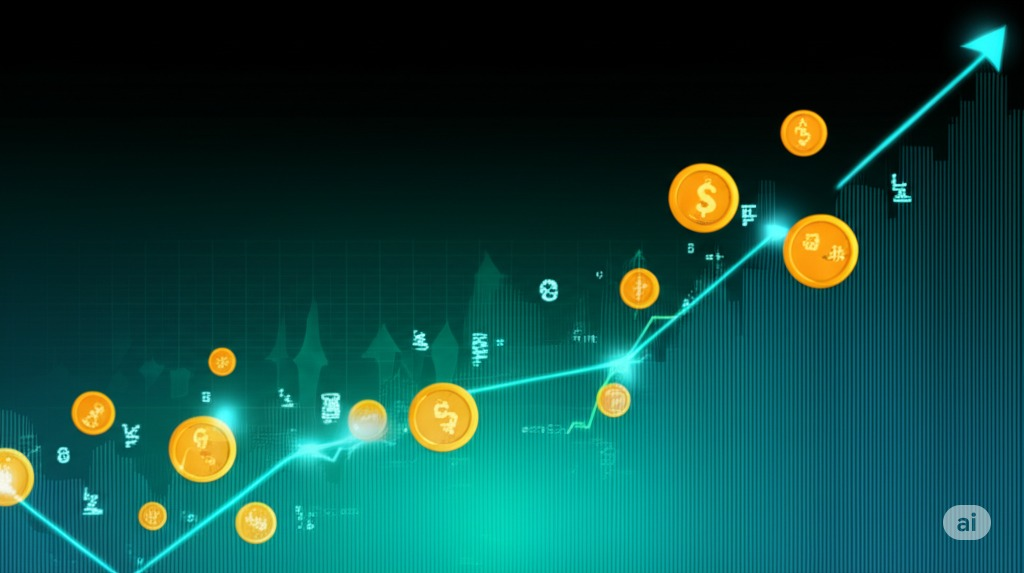
#> input picture jinx/Generated Image July 04, 2025 - 4_45AM.jpeg, 1024 x 573 px
$ python -i detector.py   (imports and definitions only)
#> lines starting #> are read from the running program, lines starting #| are printed output that depends on the picture; after the words box and inside, x2 and y2 are one past the last pixel; in counts of white or black regions, pixels touching at a corner belong together
#> further down, picture is the input picture: shape (573, 1024, 3); mean B, G, R 64.7, 71.6, 16.2
"""Detector abstractions used by CLI and web inference paths."""

from __future__ import annotations

from typing import Any

import cv2
import numpy as np


class Detector:
    """Small wrapper around YOLO with a safe fallback stub mode."""

    def __init__(self, model_path: str | None = None, conf: float = 0.25) -> None:
        self.model_path = model_path
        self.conf = conf
        self._model = None
        self._labels: dict[int, str] = {}
        self.using_stub = True

        if model_path:
            try:
                from ultralytics import YOLO

                self._model = YOLO(model_path)
                self._labels = getattr(self._model, "names", {}) or {}
                self.using_stub = False
            except Exception:
                # Keep startup resilient when model/runtime is unavailable.
                self._model = None
                self._labels = {}
                self.using_stub = True

    def detect(self, frame: np.ndarray) -> list[dict[str, Any]]:
        """Run detection and return normalized detection dictionaries."""
        if frame is None or frame.size == 0:
            return []

        if self._model is None:
            return self._stub_detect(frame)

        try:
            results = self._model(frame, verbose=False, conf=self.conf)
        except Exception:
            return self._stub_detect(frame)

        detections: list[dict[str, Any]] = []
        for result in results:
            boxes = getattr(result, "boxes", None)
            if boxes is None:
                continue
            xyxy = (
                boxes.xyxy.cpu().numpy() if boxes.xyxy is not None else np.empty((0, 4))
            )
            confs = (
                boxes.conf.cpu().numpy() if boxes.conf is not None else np.empty((0,))
            )
            classes = (
                boxes.cls.cpu().numpy() if boxes.cls is not None else np.empty((0,))
            )

            for i, box in enumerate(xyxy):
                cls_id = int(classes[i]) if i < len(classes) else -1
                detections.append(
                    {
                        "x1": float(box[0]),
                        "y1": float(box[1]),
                        "x2": float(box[2]),
                        "y2": float(box[3]),
                        "conf": float(confs[i]) if i < len(confs) else 0.0,
                        "class": cls_id,
                        "label": self._labels.get(cls_id, str(cls_id)),
                    }
                )
        return detections

    def _stub_detect(self, frame: np.ndarray) -> list[dict[str, Any]]:
        """Return a simple bright-region bounding box in fallback mode."""
        gray = cv2.cvtColor(frame, cv2.COLOR_BGR2GRAY)
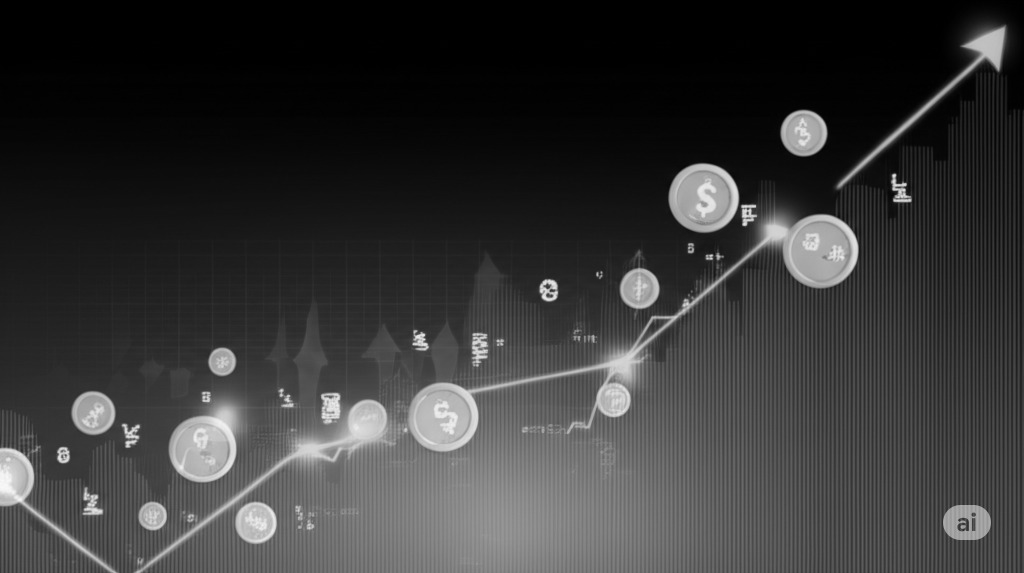
#> gray: shape (573, 1024); min 0, max 249, mean 54.2
        _, threshold = cv2.threshold(gray, 245, 255, cv2.THRESH_BINARY)
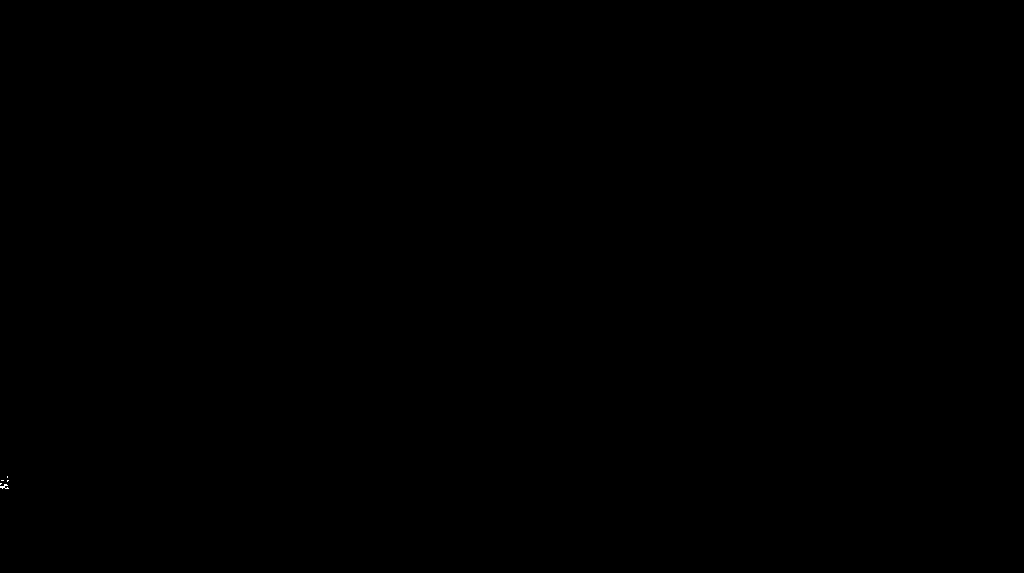
#> threshold: shape (573, 1024); 0.01% white in thin lines or dots, all inside (x1, y1, x2, y2) = (0, 476, 9, 489)
        contours, _ = cv2.findContours(
            threshold, cv2.RETR_EXTERNAL, cv2.CHAIN_APPROX_SIMPLE
        )
#> contours = 5 contours, all with area under 20

        detections: list[dict[str, Any]] = []
        for contour in contours:
            x, y, w, h = cv2.boundingRect(contour)
            if w * h < 64:
                continue
            detections.append(
                {
                    "x1": float(x),
                    "y1": float(y),
                    "x2": float(x + w),
                    "y2": float(y + h),
                    "conf": 0.5,
                    "class": 0,
                    "label": "bright-region",
                }
            )
#> this loop made 5 passes
#> (contour, x, y, w, h) on passes 2 to 5: ([[0, 483], [0, 484], [1, 483]], 0, 483, 2, 2), ([[7, 480], [7, 481], [8, 480]], 7, 480, 2, 2), ([[1, 480], [3, 480]], 1, 480, 3, 1), ([[7, 476], [7, 477]], 7, 476, 1, 2)
#> (x, y, w, h) on pass 1: (0, 484, 9, 5)
#> after the loop, detections = []
        return detections

    def draw_detections(
        self,
        frame: np.ndarray,
        detections: list[dict[str, Any]],
        labels: dict[int, str] | None = None,
    ) -> np.ndarray:
        """Draw detections onto a copy of `frame`."""
        rendered = frame.copy()
        label_map = labels or self._labels

        for detection in detections:
            x1 = int(detection.get("x1", 0))
            y1 = int(detection.get("y1", 0))
            x2 = int(detection.get("x2", 0))
            y2 = int(detection.get("y2", 0))
            conf = float(detection.get("conf", 0.0))
            cls_id = int(detection.get("class", -1))
            label = detection.get("label") or label_map.get(cls_id, str(cls_id))

            cv2.rectangle(rendered, (x1, y1), (x2, y2), (0, 255, 0), 2)
            text = f"{label} {conf:.2f}"
            cv2.putText(
                rendered,
                text,
                (x1, max(15, y1 - 8)),
                cv2.FONT_HERSHEY_SIMPLEX,
                0.5,
                (0, 255, 0),
                1,
            )

        return rendered

>>> import cv2
>>> picture = cv2.imread('../../jinx/Generated Image July 04, 2025 - 4_45AM.jpeg')
>>> result = Detector().detect(picture)
#> result = []

$ run again, on jinx/Generated Image July 04, 2025 - 4_46AM.jpeg
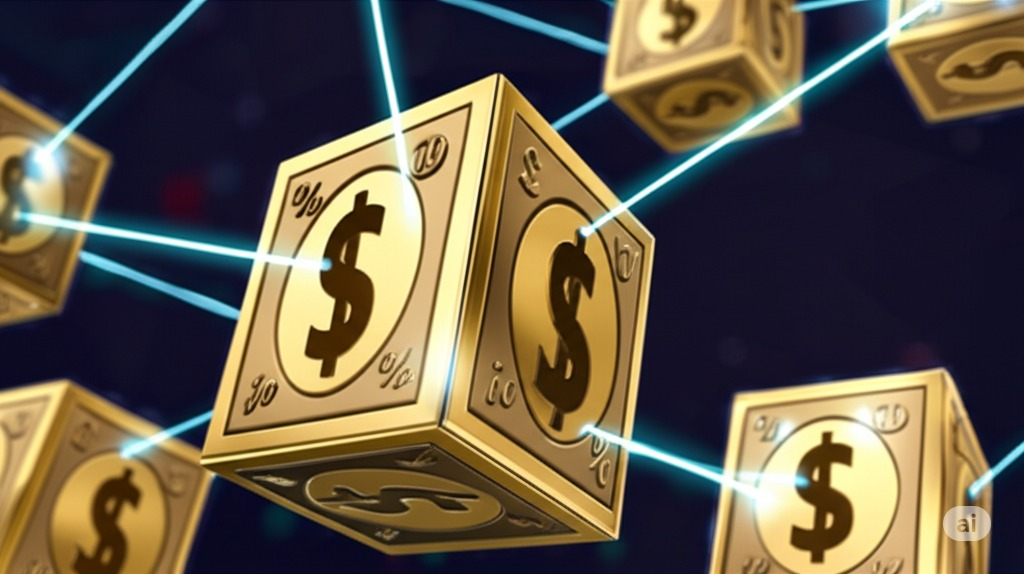
#> input picture jinx/Generated Image July 04, 2025 - 4_46AM.jpeg, 1024 x 574 px
#> picture is the input picture: shape (574, 1024, 3); mean B, G, R 70.7, 87.9, 98.6
#> in _stub_detect, `gray = cv2.cvtColor(frame, cv2.COLOR_BGR2GRAY)`:
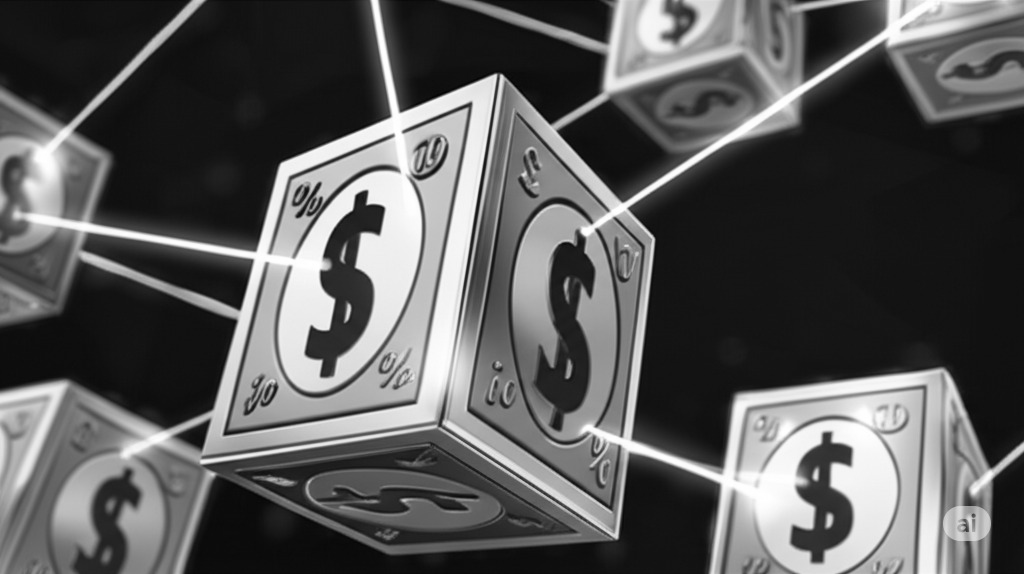
#> gray: shape (574, 1024); min 3, max 255, mean 89.1
#> in _stub_detect, `_, threshold = cv2.threshold(gray, 245, 255, cv2.THRESH_BINARY)`:
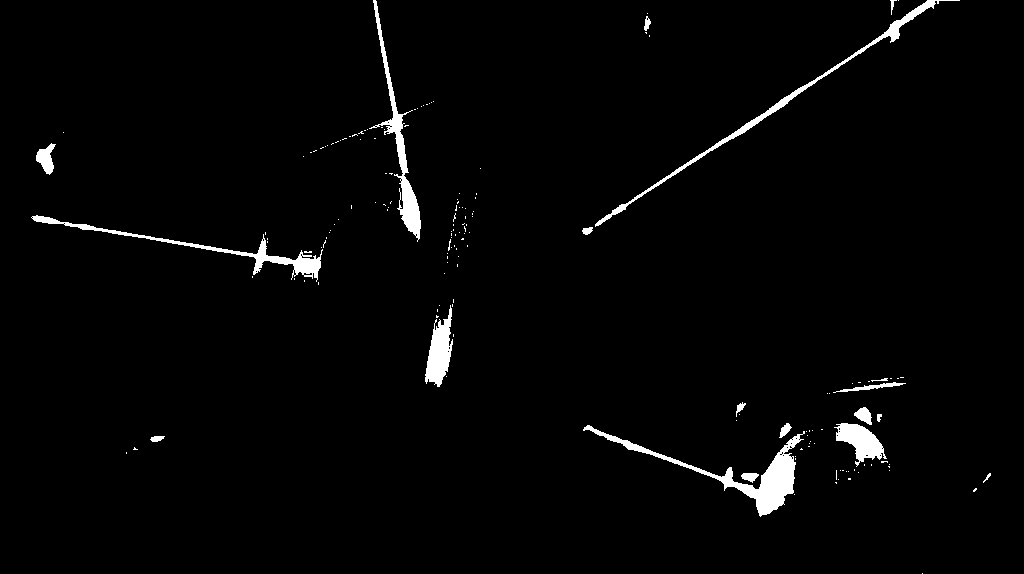
#> threshold: shape (574, 1024); 2.2% white; 164 white regions (145 under 20 px)
#> contours = 164 contours, 149 with area under 20; largest, box (x1, y1, x2, y2) and area: (583, 425, 805, 517) 2597, (369, 0, 421, 242) 1616, (595, 0, 960, 227) 1568, (31, 215, 323, 282) 1442, (425, 305, 453, 387) 1130
#> the loop in _stub_detect, `for contour in contours:` made 164 passes
#> (x, y, w, h) on passes 1 to 3: (922, 573, 1, 1), (794, 494, 1, 1), (973, 488, 4, 4)
#> after the loop in _stub_detect, `for contour in contours:`: detections = 18 items

$ run again, on jinx/Generated Image July 04, 2025 - 4_47AM.jpeg
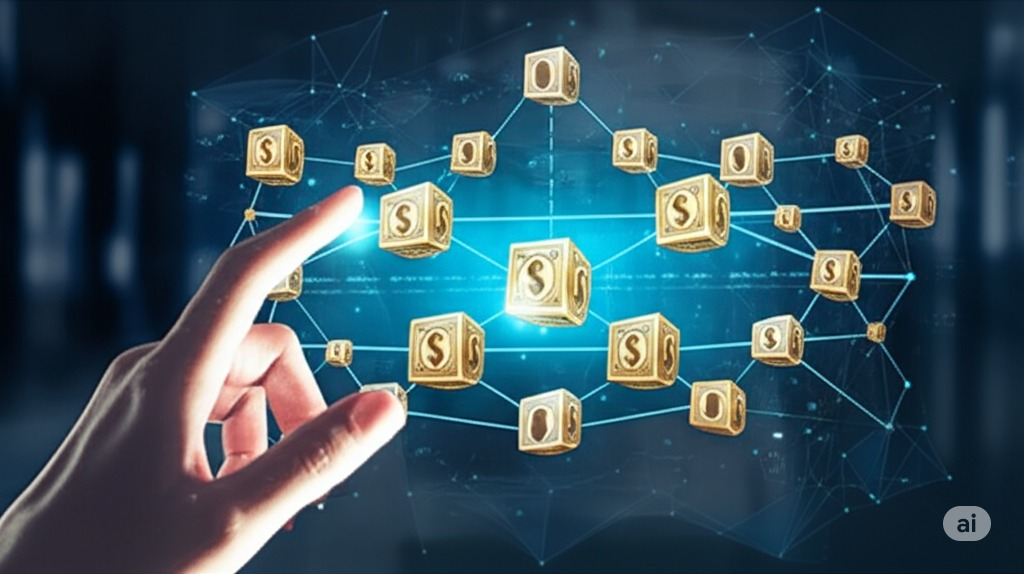
#> input picture jinx/Generated Image July 04, 2025 - 4_47AM.jpeg, 1024 x 574 px
#> picture is the input picture: shape (574, 1024, 3); mean B, G, R 93.2, 80.3, 52.7
#> in _stub_detect, `gray = cv2.cvtColor(frame, cv2.COLOR_BGR2GRAY)`:
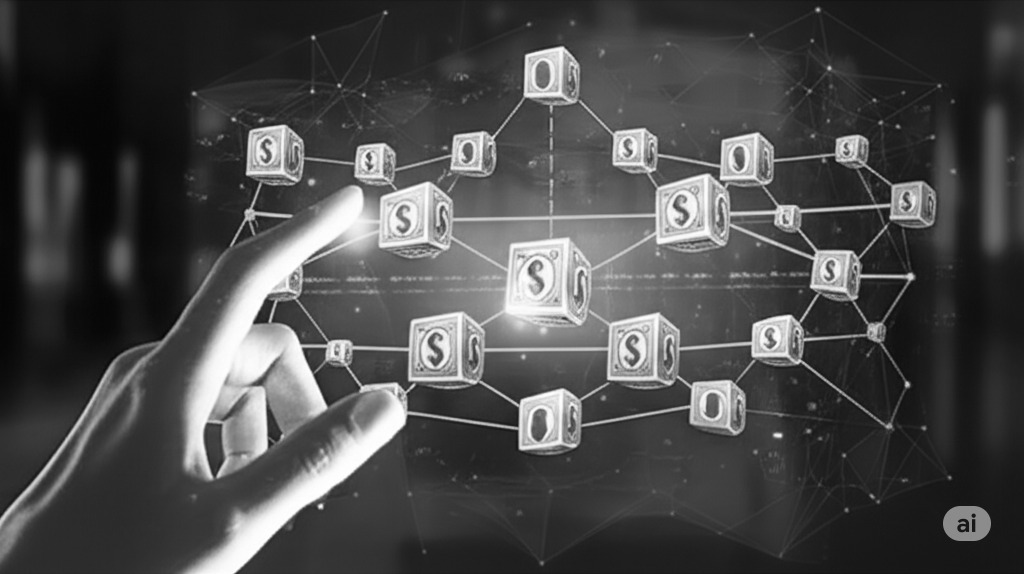
#> gray: shape (574, 1024); min 3, max 255, mean 73.5
#> in _stub_detect, `_, threshold = cv2.threshold(gray, 245, 255, cv2.THRESH_BINARY)`:
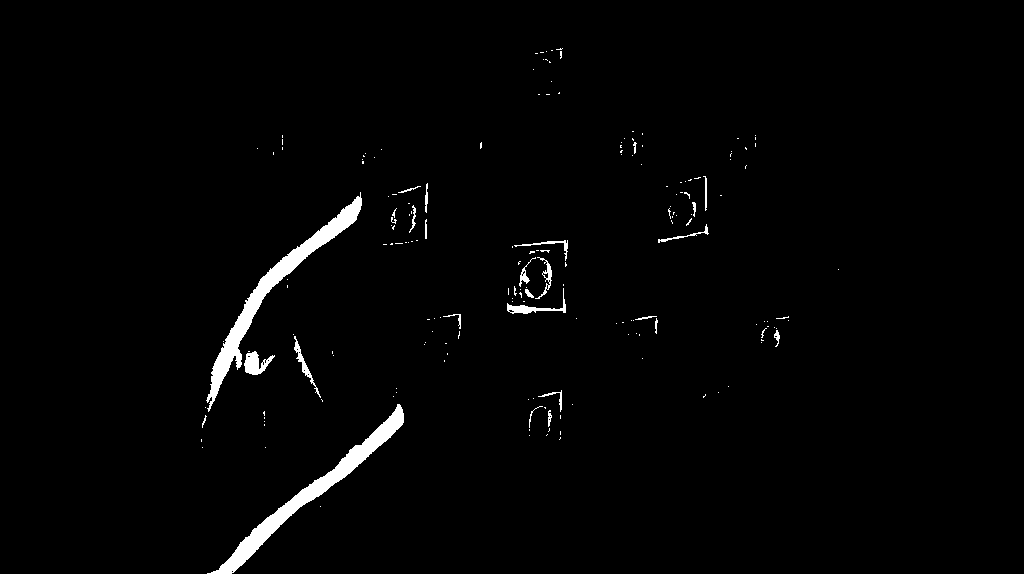
#> threshold: shape (574, 1024); 1.7% white; 184 white regions (159 under 20 px)
#> contours = 184 contours, 168 with area under 20; largest, box (x1, y1, x2, y2) and area: (206, 192, 362, 412) 3398, (207, 404, 404, 574) 3358, (244, 351, 275, 375) 351, (507, 288, 566, 314) 243, (294, 336, 321, 398) 174
#> the loop in _stub_detect, `for contour in contours:` made 184 passes
#> (x, y, w, h) on passes 1 to 3: (320, 506, 1, 1), (265, 447, 1, 1), (202, 447, 1, 1)
#> after the loop in _stub_detect, `for contour in contours:`: detections = 21 items
